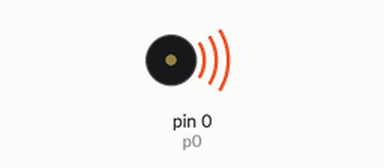
This sketch was run on a simulated Arduino Uno, built with avr-gcc and run on an emulated ATmega328P. On the bench: buzzer (waves = sounding).

Above: at 0.2 s.
At 5.0 s:
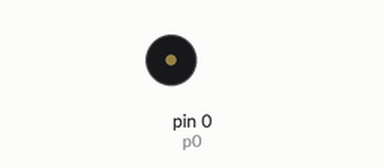
Timing chart, 0 to 8.5 s (numbered marks = the images above):
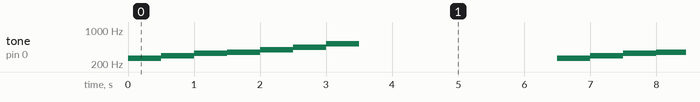

The sketch:

Tocar_notas_musicais.ino
```cpp
int p0 = 0;
int DO = 262;
int RE = 294;
int MI = 330;
int FA = 349;
int SOL = 392;
int LA = 440;
int SI = 523;

void setup()
{
    pinMode(p0,OUTPUT);
}

void loop()
{
    digitalWrite(p0,HIGH);
    tone(p0,DO);
    delay(500);
    tone(p0,RE);
    delay(500);
    tone(p0,MI);
    delay(500);
    tone(p0,FA);
    delay(500);
    tone(p0,SOL);
    delay(500);
    tone(p0,LA);
    delay(500);
    tone(p0,SI);
    delay(500);
    noTone(p0);
    delay(3000);

}
```

Measured:
- by itself, tone on pin 0 (p0): repeats every 6.5 s: 294 Hz 0.50 s, 330 Hz 0.50 s, 349 Hz 0.50 s, 392 Hz 0.50 s, 440 Hz 0.50 s, 523 Hz 0.50 s, silent 3.0 s, 262 Hz 0.50 s
